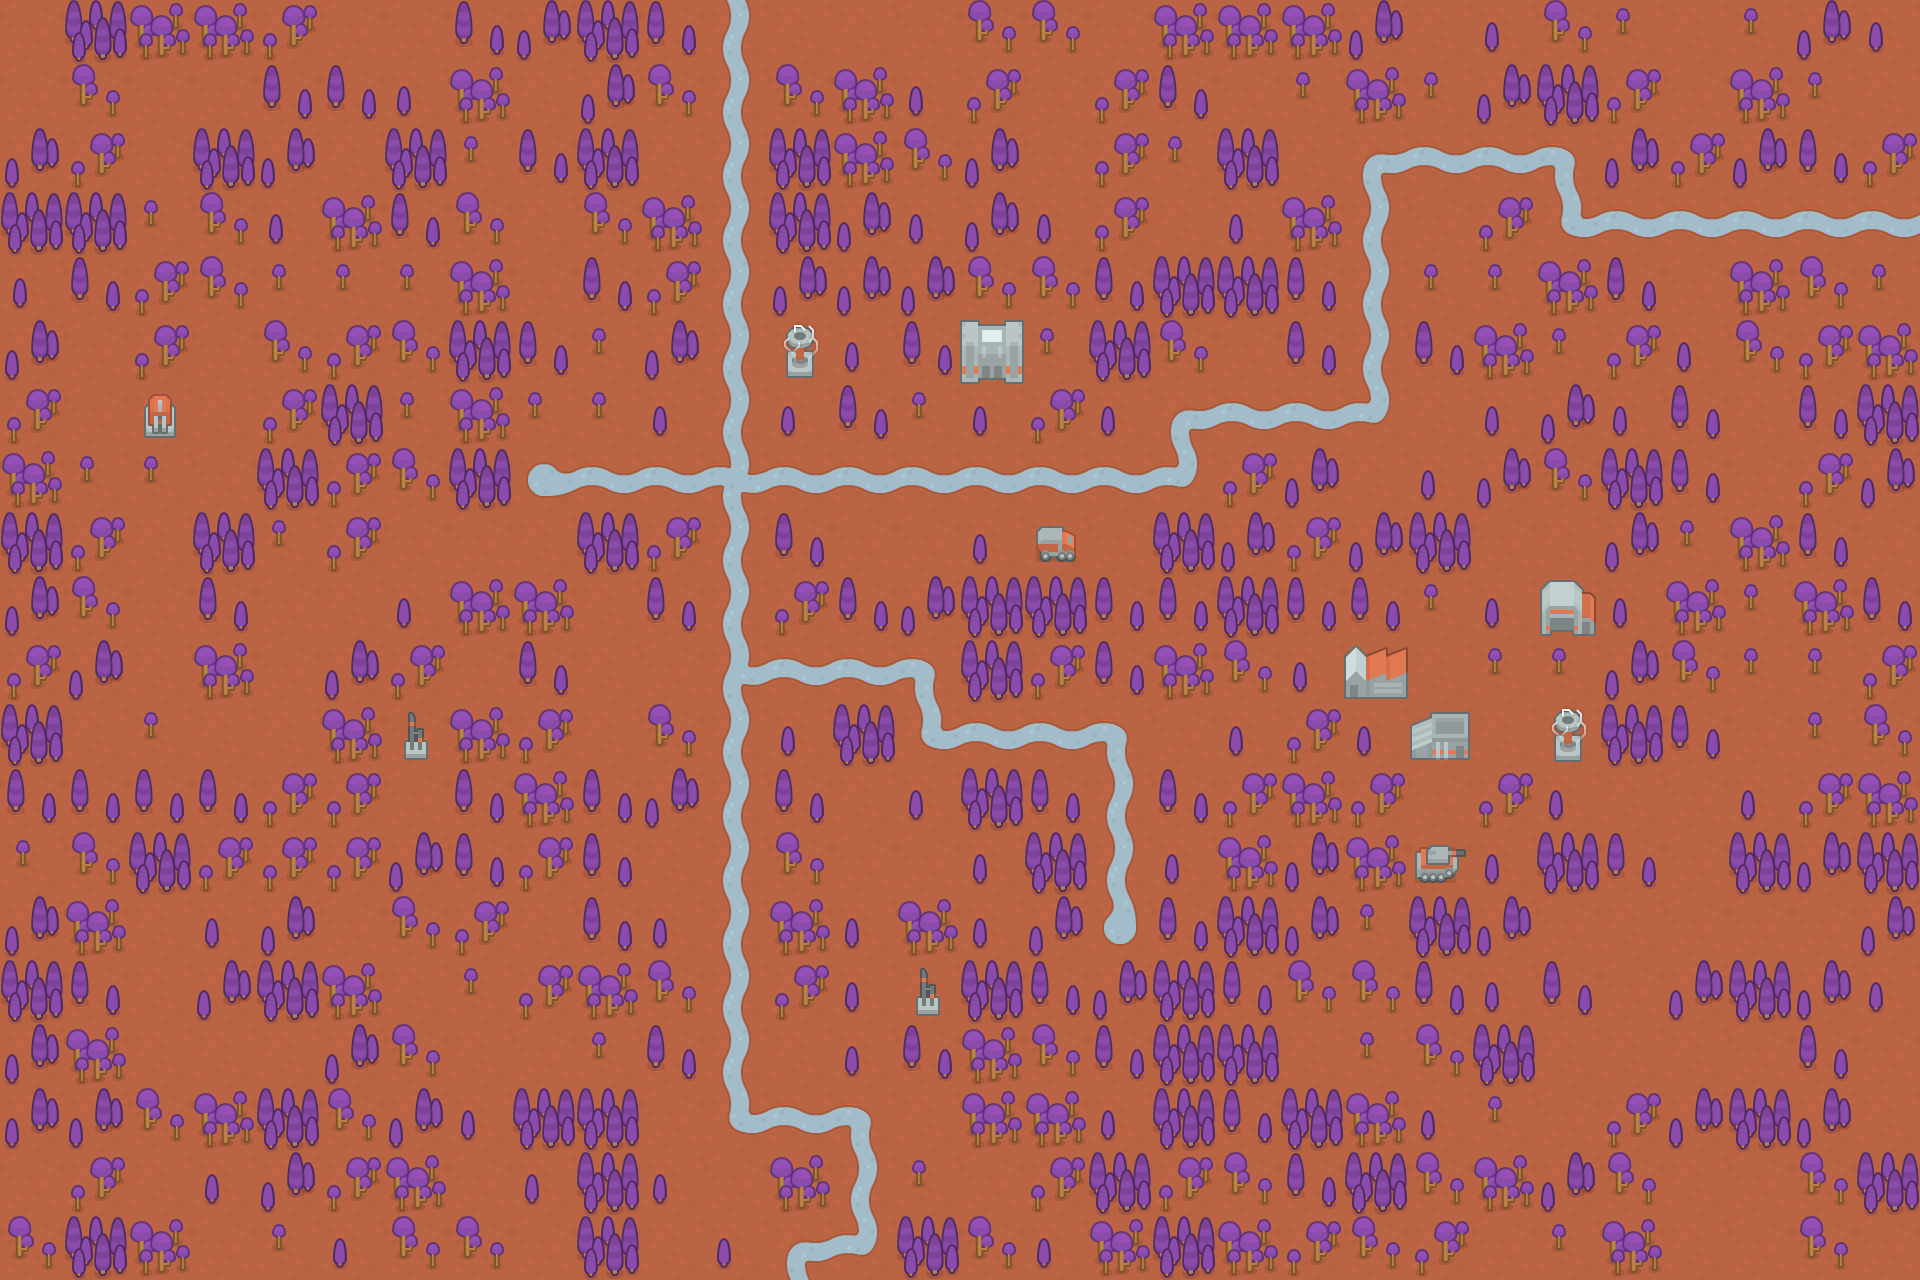

Below is a game level as drawn by its tile map, then a one-line description and the .tmx file that defines it, in full:
An orthogonal 30x20 tile map with 64x64 px tiles, 2 tile layers (ground, buildings).

<map version="1.10" tiledversion="git" orientation="orthogonal" renderorder="right-down" width="30" height="20" tilewidth="64" tileheight="64" infinite="0" nextlayerid="3" nextobjectid="1">
 <editorsettings>
  <export target="background.tmj" format="json" />
 </editorsettings>
 <tileset firstgid="1" name="tilemap_packed" tilewidth="64" tileheight="64" tilecount="126" columns="18">
  <image source="scifi_tilesheet.png" width="1152" height="448" />
 </tileset>
 <layer id="1" name="ground" width="30" height="20">
  <data encoding="csv">
2,22,40,40,39,2,2,4,21,22,4,5,1,1,2,38,38,2,40,40,40,21,1,3,38,37,1,37,21,3,
2,38,2,2,4,4,3,40,1,21,38,5,38,40,3,39,2,39,4,2,37,40,37,21,22,39,2,40,37,1,
21,39,2,22,21,1,22,37,4,22,1,5,22,40,38,21,2,39,37,22,1,23,6,6,24,21,39,21,4,39,
22,22,37,38,3,40,4,38,1,38,40,5,22,21,3,21,3,39,1,3,40,5,2,39,41,6,6,6,6,6,
3,4,39,38,37,37,37,40,2,4,39,5,21,21,21,38,38,4,22,22,4,5,37,37,40,4,2,40,38,37,
21,2,39,2,38,39,38,22,4,37,21,5,1,3,4,37,37,22,38,2,4,5,4,40,37,39,3,38,39,40,
39,2,1,1,39,22,37,40,37,37,3,5,3,4,37,3,39,3,23,6,6,42,1,3,21,3,4,1,4,22,
40,37,37,2,22,39,38,22,43,6,6,7,6,6,6,6,6,6,42,39,21,1,3,21,38,22,4,2,39,21,
22,39,1,22,37,39,2,2,1,22,39,5,4,2,2,3,1,2,22,21,39,21,22,2,1,21,37,40,4,2,
21,38,2,4,2,1,3,40,40,1,4,5,39,4,21,22,22,4,4,22,4,4,37,3,1,3,40,37,40,4,
39,21,1,40,2,21,39,2,4,1,2,27,6,6,24,22,39,4,40,38,3,2,1,37,37,21,38,37,37,39,
22,1,37,1,1,40,2,40,39,1,38,5,3,22,41,6,6,24,2,3,39,3,1,1,1,22,4,2,37,38,
4,4,4,4,39,39,2,4,40,4,21,5,4,1,3,22,4,5,4,39,40,39,2,39,3,1,2,3,39,40,
37,38,22,39,39,39,21,4,39,4,1,5,38,2,2,3,22,5,3,40,21,40,2,3,22,4,2,22,21,22,
21,40,1,3,21,2,38,39,1,4,3,5,40,3,40,3,21,44,4,22,21,37,22,21,2,1,2,2,2,21,
22,4,1,21,22,40,1,37,39,40,38,5,39,3,1,22,4,21,22,4,38,38,4,3,4,2,21,22,21,3,
21,40,1,1,1,21,38,1,2,37,4,5,1,3,4,40,38,4,22,22,1,37,38,22,1,1,1,2,4,2,
21,21,38,40,22,38,21,3,22,22,2,41,6,24,1,40,40,3,22,4,22,40,3,37,2,39,21,22,21,1,
2,39,1,3,21,39,40,2,3,22,3,2,40,5,37,2,39,22,39,38,4,22,38,40,21,38,1,2,38,22,
38,22,40,2,37,3,38,38,2,22,1,3,23,42,22,38,3,40,22,40,39,38,39,2,37,40,1,2,38,2
</data>
 </layer>
 <layer id="2" name="buildings" width="30" height="20">
  <data encoding="csv">
0,0,0,0,0,0,0,0,0,0,0,0,0,0,0,0,0,0,0,0,0,0,0,0,0,0,0,0,0,0,
0,0,0,0,0,0,0,0,0,0,0,0,0,0,0,0,0,0,0,0,0,0,0,0,0,0,0,0,0,0,
0,0,0,0,0,0,0,0,0,0,0,0,0,0,0,0,0,0,0,0,0,0,0,0,0,0,0,0,0,0,
0,0,0,0,0,0,0,0,0,0,0,0,0,0,0,0,0,0,0,0,0,0,0,0,0,0,0,0,0,0,
0,0,0,0,0,0,0,0,0,0,0,0,0,0,0,0,0,0,0,0,0,0,0,0,0,0,0,0,0,0,
0,0,0,0,0,0,0,0,0,0,0,0,15,0,0,33,0,0,0,0,0,0,0,0,0,0,0,0,0,0,
0,0,18,0,0,0,0,0,0,0,0,0,0,0,0,0,0,0,0,0,0,0,0,0,0,0,0,0,0,0,
0,0,0,0,0,0,0,0,0,0,0,0,0,0,0,0,0,0,0,0,0,0,0,0,0,0,0,0,0,0,
0,0,0,0,0,0,0,0,0,0,0,0,0,0,0,0,86,0,0,0,0,0,0,0,0,0,0,0,0,0,
0,0,0,0,0,0,0,0,0,0,0,0,0,0,0,0,0,0,0,0,0,0,0,0,35,0,0,0,0,0,
0,0,0,0,0,0,0,0,0,0,0,0,0,0,0,0,0,0,0,0,0,51,0,0,0,0,0,0,0,0,
0,0,0,0,0,0,109,0,0,0,0,0,0,0,0,0,0,0,0,0,0,0,52,0,15,0,0,0,0,0,
0,0,0,0,0,0,0,0,0,0,0,0,0,0,0,0,0,0,0,0,0,0,0,0,0,0,0,0,0,0,
0,0,0,0,0,0,0,0,0,0,0,0,0,0,0,0,0,0,0,0,0,0,88,0,0,0,0,0,0,0,
0,0,0,0,0,0,0,0,0,0,0,0,0,0,0,0,0,0,0,0,0,0,0,0,0,0,0,0,0,0,
0,0,0,0,0,0,0,0,0,0,0,0,0,0,109,0,0,0,0,0,0,0,0,0,0,0,0,0,0,0,
0,0,0,0,0,0,0,0,0,0,0,0,0,0,0,0,0,0,0,0,0,0,0,0,0,0,0,0,0,0,
0,0,0,0,0,0,0,0,0,0,0,0,0,0,0,0,0,0,0,0,0,0,0,0,0,0,0,0,0,0,
0,0,0,0,0,0,0,0,0,0,0,0,0,0,0,0,0,0,0,0,0,0,0,0,0,0,0,0,0,0,
0,0,0,0,0,0,0,0,0,0,0,0,0,0,0,0,0,0,0,0,0,0,0,0,0,0,0,0,0,0
</data>
 </layer>
</map>
